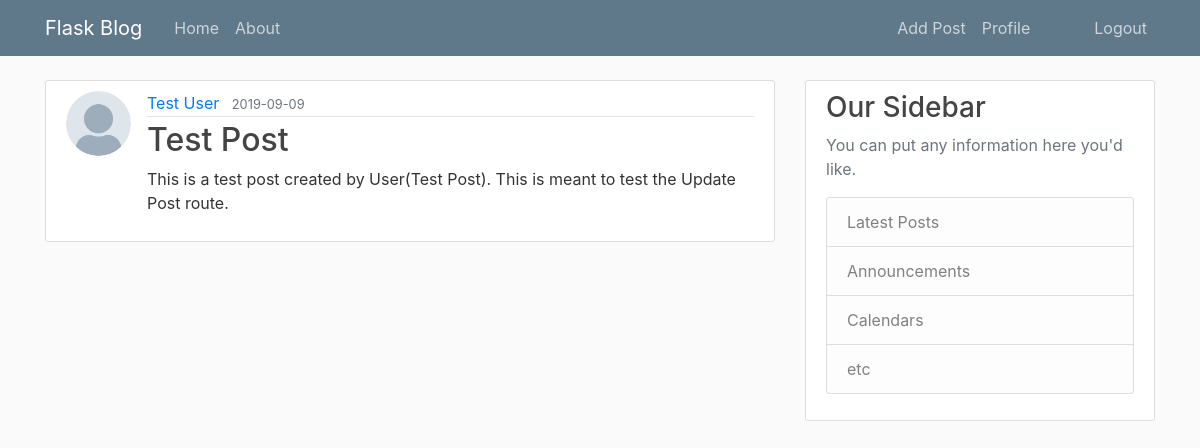
/post/3 (signed in), run on the app's committed database.
### flaskblog/models.py (models this page shows, shortened)
class User(db.Model, UserMixin):
    id = db.Column(db.Integer, primary_key=True)
    username = db.Column(db.String(20), unique=True, nullable=False)
    email = db.Column(db.String(120), unique=True, nullable=False)
    image_file = db.Column(db.String(20), nullable=False, default='default.jpg')
    password = db.Column(db.String(60), nullable=True)
    posts = db.relationship('Post', backref='author', lazy=True)

class Post(db.Model):
        id = db.Column(db.Integer, primary_key=True)
        title = db.Column(db.String(100), nullable=False)
        date_posted = db.Column(db.DateTime, nullable=False, default=datetime.utcnow)
        content = db.Column(db.Text, nullable=False)
        user_id = db.Column(db.Integer, db.ForeignKey('user.id'), nullable=False)

### flaskblog/routes.py (the view)
@app.route("/post/<int:post_id>", methods=['GET', 'POST'])
@login_required
def post(post_id):
    post = Post.query.get_or_404(post_id)
    return render_template('post.html', title=post.title, post=post)

### flaskblog/models.py (called while the page is built)
@login_manager.user_loader
def load_user(user_id):
    return User.query.get(int(user_id))

### flaskblog/templates/post.html (shortened to what this page needs)
{% extends 'root.html' %}
{% block body %}
<article class="media content-section">
    <img src="{{ url_for('static', filename='profile_pics/' + post.author.image_file) }}"
        class="rounded-circle article-img">
    <div class="media-body">
        <div class="article-metadata">
            <a class="mr-2" href="{{ url_for('account', id=post.author.id) }}">{{ post.author.username }}</a>
            <small class="text-muted">{{ post.date_posted.strftime('%Y-%m-%d') }}</small>
        </div>
        <h2><a class="article-title">{{ post.title }}</a></h2>
        <p class="article-content">{{ post.content }}</p>
    </div>
</article>
{% endblock %}

### flaskblog/static/main.css (style rules this page uses)
body { background: #fafafa; color: #333333; margin-top: 5rem; }
h1, h2, h3, h4, h5, h6 { color: #444444; }
.content-section { background: #ffffff; padding: 10px 20px; border: 1px solid #dddddd; border-radius: 3px; margin-bottom: 20px; }
.article-title { color: #444444; }
.article-content { white-space: pre-line; }
.article-img { height: 65px; width: 65px; margin-right: 16px; }
.article-metadata { padding-bottom: 1px; margin-bottom: 4px; border-bottom: 1px solid #e3e3e3 }

### data on the page
User: image_file (placeholder picture), author.username "Test User"
Post: date_posted "2019-09-09", title "Test Post", content "This is a test post created by User(Test Post). This is meant to test the Update Post route."
